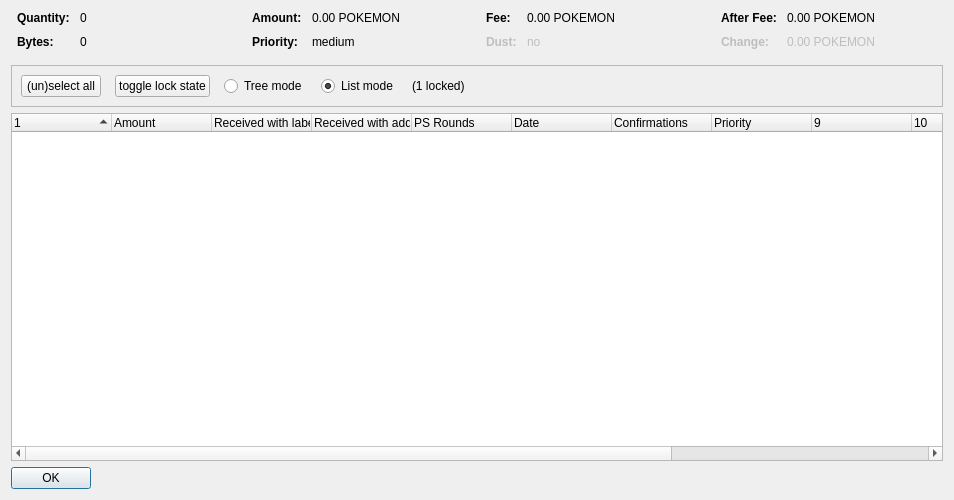
<?xml version="1.0" encoding="UTF-8"?>
<ui version="4.0">
 <class>CoinControlDialog</class>
 <widget class="QDialog" name="CoinControlDialog">
  <property name="geometry">
   <rect>
    <x>0</x>
    <y>0</y>
    <width>954</width>
    <height>500</height>
   </rect>
  </property>
  <property name="windowTitle">
   <string>Coin Selection</string>
  </property>
  <layout class="QVBoxLayout" name="verticalLayout">
   <item>
    <layout class="QHBoxLayout" name="horizontalLayoutTop" stretch="0,0,0,0">
     <property name="topMargin">
      <number>0</number>
     </property>
     <property name="bottomMargin">
      <number>10</number>
     </property>
     <item>
      <layout class="QFormLayout" name="formLayoutCoinControl1">
       <property name="horizontalSpacing">
        <number>10</number>
       </property>
       <property name="verticalSpacing">
        <number>10</number>
       </property>
       <property name="leftMargin">
        <number>6</number>
       </property>
       <property name="rightMargin">
        <number>6</number>
       </property>
       <item row="0" column="0">
        <widget class="QLabel" name="labelCoinControlQuantityText">
         <property name="font">
          <font>
           <weight>75</weight>
           <bold>true</bold>
          </font>
         </property>
         <property name="text">
          <string>Quantity:</string>
         </property>
        </widget>
       </item>
       <item row="0" column="1">
        <widget class="QLabel" name="labelCoinControlQuantity">
         <property name="cursor">
          <cursorShape>IBeamCursor</cursorShape>
         </property>
         <property name="contextMenuPolicy">
          <enum>Qt::ActionsContextMenu</enum>
         </property>
         <property name="text">
          <string notr="true">0</string>
         </property>
         <property name="textInteractionFlags">
          <set>Qt::LinksAccessibleByMouse|Qt::TextSelectableByKeyboard|Qt::TextSelectableByMouse</set>
         </property>
        </widget>
       </item>
       <item row="1" column="0">
        <widget class="QLabel" name="labelCoinControlBytesText">
         <property name="font">
          <font>
           <weight>75</weight>
           <bold>true</bold>
          </font>
         </property>
         <property name="text">
          <string>Bytes:</string>
         </property>
        </widget>
       </item>
       <item row="1" column="1">
        <widget class="QLabel" name="labelCoinControlBytes">
         <property name="cursor">
          <cursorShape>IBeamCursor</cursorShape>
         </property>
         <property name="contextMenuPolicy">
          <enum>Qt::ActionsContextMenu</enum>
         </property>
         <property name="text">
          <string notr="true">0</string>
         </property>
         <property name="textInteractionFlags">
          <set>Qt::LinksAccessibleByMouse|Qt::TextSelectableByKeyboard|Qt::TextSelectableByMouse</set>
         </property>
        </widget>
       </item>
      </layout>
     </item>
     <item>
      <layout class="QFormLayout" name="formLayoutCoinControl2">
       <property name="horizontalSpacing">
        <number>10</number>
       </property>
       <property name="verticalSpacing">
        <number>10</number>
       </property>
       <property name="leftMargin">
        <number>6</number>
       </property>
       <property name="rightMargin">
        <number>6</number>
       </property>
       <item row="0" column="0">
        <widget class="QLabel" name="labelCoinControlAmountText">
         <property name="font">
          <font>
           <weight>75</weight>
           <bold>true</bold>
          </font>
         </property>
         <property name="text">
          <string>Amount:</string>
         </property>
        </widget>
       </item>
       <item row="0" column="1">
        <widget class="QLabel" name="labelCoinControlAmount">
         <property name="cursor">
          <cursorShape>IBeamCursor</cursorShape>
         </property>
         <property name="contextMenuPolicy">
          <enum>Qt::ActionsContextMenu</enum>
         </property>
         <property name="text">
          <string notr="true">0.00 POKEMON</string>
         </property>
         <property name="textInteractionFlags">
          <set>Qt::LinksAccessibleByMouse|Qt::TextSelectableByKeyboard|Qt::TextSelectableByMouse</set>
         </property>
        </widget>
       </item>
       <item row="1" column="0">
        <widget class="QLabel" name="labelCoinControlPriorityText">
         <property name="font">
          <font>
           <weight>75</weight>
           <bold>true</bold>
          </font>
         </property>
         <property name="text">
          <string>Priority:</string>
         </property>
        </widget>
       </item>
       <item row="1" column="1">
        <widget class="QLabel" name="labelCoinControlPriority">
         <property name="cursor">
          <cursorShape>IBeamCursor</cursorShape>
         </property>
         <property name="contextMenuPolicy">
          <enum>Qt::ActionsContextMenu</enum>
         </property>
         <property name="text">
          <string>medium</string>
         </property>
         <property name="textInteractionFlags">
          <set>Qt::LinksAccessibleByMouse|Qt::TextSelectableByKeyboard|Qt::TextSelectableByMouse</set>
         </property>
        </widget>
       </item>
      </layout>
     </item>
     <item>
      <layout class="QFormLayout" name="formLayoutCoinControl3">
       <property name="horizontalSpacing">
        <number>10</number>
       </property>
       <property name="verticalSpacing">
        <number>10</number>
       </property>
       <property name="leftMargin">
        <number>6</number>
       </property>
       <property name="rightMargin">
        <number>6</number>
       </property>
       <item row="0" column="0">
        <widget class="QLabel" name="labelCoinControlFeeText">
         <property name="font">
          <font>
           <weight>75</weight>
           <bold>true</bold>
          </font>
         </property>
         <property name="text">
          <string>Fee:</string>
         </property>
        </widget>
       </item>
       <item row="0" column="1">
        <widget class="QLabel" name="labelCoinControlFee">
         <property name="cursor">
          <cursorShape>IBeamCursor</cursorShape>
         </property>
         <property name="contextMenuPolicy">
          <enum>Qt::ActionsContextMenu</enum>
         </property>
         <property name="text">
          <string notr="true">0.00 POKEMON</string>
         </property>
         <property name="textInteractionFlags">
          <set>Qt::LinksAccessibleByMouse|Qt::TextSelectableByKeyboard|Qt::TextSelectableByMouse</set>
         </property>
        </widget>
       </item>
       <item row="1" column="0">
        <widget class="QLabel" name="labelCoinControlLowOutputText">
         <property name="enabled">
          <bool>false</bool>
         </property>
         <property name="font">
          <font>
           <weight>75</weight>
           <bold>true</bold>
          </font>
         </property>
         <property name="text">
          <string>Dust:</string>
         </property>
        </widget>
       </item>
       <item row="1" column="1">
        <widget class="QLabel" name="labelCoinControlLowOutput">
         <property name="enabled">
          <bool>false</bool>
         </property>
         <property name="cursor">
          <cursorShape>IBeamCursor</cursorShape>
         </property>
         <property name="contextMenuPolicy">
          <enum>Qt::ActionsContextMenu</enum>
         </property>
         <property name="text">
          <string>no</string>
         </property>
         <property name="textInteractionFlags">
          <set>Qt::LinksAccessibleByMouse|Qt::TextSelectableByKeyboard|Qt::TextSelectableByMouse</set>
         </property>
        </widget>
       </item>
      </layout>
     </item>
     <item>
      <layout class="QFormLayout" name="formLayoutCoinControl4">
       <property name="horizontalSpacing">
        <number>10</number>
       </property>
       <property name="verticalSpacing">
        <number>10</number>
       </property>
       <property name="leftMargin">
        <number>6</number>
       </property>
       <property name="rightMargin">
        <number>6</number>
       </property>
       <item row="0" column="0">
        <widget class="QLabel" name="labelCoinControlAfterFeeText">
         <property name="font">
          <font>
           <weight>75</weight>
           <bold>true</bold>
          </font>
         </property>
         <property name="text">
          <string>After Fee:</string>
         </property>
        </widget>
       </item>
       <item row="0" column="1">
        <widget class="QLabel" name="labelCoinControlAfterFee">
         <property name="cursor">
          <cursorShape>IBeamCursor</cursorShape>
         </property>
         <property name="contextMenuPolicy">
          <enum>Qt::ActionsContextMenu</enum>
         </property>
         <property name="text">
          <string notr="true">0.00 POKEMON</string>
         </property>
         <property name="textInteractionFlags">
          <set>Qt::LinksAccessibleByMouse|Qt::TextSelectableByKeyboard|Qt::TextSelectableByMouse</set>
         </property>
        </widget>
       </item>
       <item row="1" column="0">
        <widget class="QLabel" name="labelCoinControlChangeText">
         <property name="enabled">
          <bool>false</bool>
         </property>
         <property name="font">
          <font>
           <weight>75</weight>
           <bold>true</bold>
          </font>
         </property>
         <property name="text">
          <string>Change:</string>
         </property>
        </widget>
       </item>
       <item row="1" column="1">
        <widget class="QLabel" name="labelCoinControlChange">
         <property name="enabled">
          <bool>false</bool>
         </property>
         <property name="cursor">
          <cursorShape>IBeamCursor</cursorShape>
         </property>
         <property name="contextMenuPolicy">
          <enum>Qt::ActionsContextMenu</enum>
         </property>
         <property name="text">
          <string notr="true">0.00 POKEMON</string>
         </property>
         <property name="textInteractionFlags">
          <set>Qt::LinksAccessibleByMouse|Qt::TextSelectableByKeyboard|Qt::TextSelectableByMouse</set>
         </property>
        </widget>
       </item>
      </layout>
     </item>
    </layout>
   </item>
   <item>
    <widget class="QFrame" name="frame">
     <property name="minimumSize">
      <size>
       <width>0</width>
       <height>40</height>
      </size>
     </property>
     <property name="frameShape">
      <enum>QFrame::StyledPanel</enum>
     </property>
     <property name="frameShadow">
      <enum>QFrame::Sunken</enum>
     </property>
     <layout class="QHBoxLayout" name="horizontalLayout">
      <item>
       <layout class="QHBoxLayout" name="horizontalLayoutPanel" stretch="0,0,0,0,0,0">
        <property name="spacing">
         <number>14</number>
        </property>
        <item>
         <widget class="QPushButton" name="pushButtonSelectAll">
          <property name="sizePolicy">
           <sizepolicy hsizetype="Maximum" vsizetype="Fixed">
            <horstretch>0</horstretch>
            <verstretch>0</verstretch>
           </sizepolicy>
          </property>
          <property name="text">
           <string>(un)select all</string>
          </property>
          <property name="autoDefault">
           <bool>false</bool>
          </property>
         </widget>
        </item>
        <item>
         <widget class="QPushButton" name="pushButtonToggleLock">
          <property name="sizePolicy">
           <sizepolicy hsizetype="Maximum" vsizetype="Fixed">
            <horstretch>0</horstretch>
            <verstretch>0</verstretch>
           </sizepolicy>
          </property>
          <property name="text">
           <string>toggle lock state</string>
          </property>
          <property name="autoDefault">
           <bool>false</bool>
          </property>
         </widget>
        </item>
        <item>
         <widget class="QRadioButton" name="radioTreeMode">
          <property name="sizePolicy">
           <sizepolicy hsizetype="Maximum" vsizetype="Fixed">
            <horstretch>0</horstretch>
            <verstretch>0</verstretch>
           </sizepolicy>
          </property>
          <property name="text">
           <string>Tree mode</string>
          </property>
         </widget>
        </item>
        <item>
         <widget class="QRadioButton" name="radioListMode">
          <property name="sizePolicy">
           <sizepolicy hsizetype="Maximum" vsizetype="Fixed">
            <horstretch>0</horstretch>
            <verstretch>0</verstretch>
           </sizepolicy>
          </property>
          <property name="text">
           <string>List mode</string>
          </property>
          <property name="checked">
           <bool>true</bool>
          </property>
         </widget>
        </item>
        <item>
         <widget class="QLabel" name="labelLocked">
          <property name="text">
           <string>(1 locked)</string>
          </property>
         </widget>
        </item>
        <item>
         <spacer name="horizontalSpacer">
          <property name="orientation">
           <enum>Qt::Horizontal</enum>
          </property>
          <property name="sizeHint" stdset="0">
           <size>
            <width>40</width>
            <height>20</height>
           </size>
          </property>
         </spacer>
        </item>
       </layout>
      </item>
     </layout>
    </widget>
   </item>
   <item>
    <widget class="CoinControlTreeWidget" name="treeWidget">
     <property name="contextMenuPolicy">
      <enum>Qt::CustomContextMenu</enum>
     </property>
     <property name="sortingEnabled">
      <bool>false</bool>
     </property>
     <property name="columnCount">
      <number>13</number>
     </property>
     <attribute name="headerShowSortIndicator" stdset="0">
      <bool>true</bool>
     </attribute>
     <attribute name="headerStretchLastSection">
      <bool>false</bool>
     </attribute>
     <column>
      <property name="text">
       <string/>
      </property>
     </column>
     <column>
      <property name="text">
       <string>Amount</string>
      </property>
     </column>
     <column>
      <property name="text">
       <string>Received with label</string>
      </property>
     </column>
     <column>
      <property name="text">
       <string>Received with address</string>
      </property>
     </column>
     <column>
      <property name="text">
       <string>PS Rounds</string>
      </property>
     </column>
     <column>
      <property name="text">
       <string>Date</string>
      </property>
     </column>
     <column>
      <property name="text">
       <string>Confirmations</string>
      </property>
      <property name="toolTip">
       <string>Confirmed</string>
      </property>
     </column>
     <column>
      <property name="text">
       <string>Priority</string>
      </property>
     </column>
     <column>
      <property name="text">
       <string/>
      </property>
     </column>
     <column>
      <property name="text">
       <string/>
      </property>
     </column>
     <column>
      <property name="text">
       <string/>
      </property>
     </column>
     <column>
      <property name="text">
       <string/>
      </property>
     </column>
     <column>
      <property name="text">
       <string/>
      </property>
     </column>
    </widget>
   </item>
   <item>
    <widget class="QDialogButtonBox" name="buttonBox">
     <property name="sizePolicy">
      <sizepolicy hsizetype="Maximum" vsizetype="Fixed">
       <horstretch>0</horstretch>
       <verstretch>0</verstretch>
      </sizepolicy>
     </property>
     <property name="orientation">
      <enum>Qt::Horizontal</enum>
     </property>
     <property name="standardButtons">
      <set>QDialogButtonBox::Ok</set>
     </property>
    </widget>
   </item>
  </layout>
 </widget>
 <customwidgets>
  <customwidget>
   <class>CoinControlTreeWidget</class>
   <extends>QTreeWidget</extends>
   <header>coincontroltreewidget.h</header>
  </customwidget>
 </customwidgets>
 <resources/>
 <connections/>
</ui>
